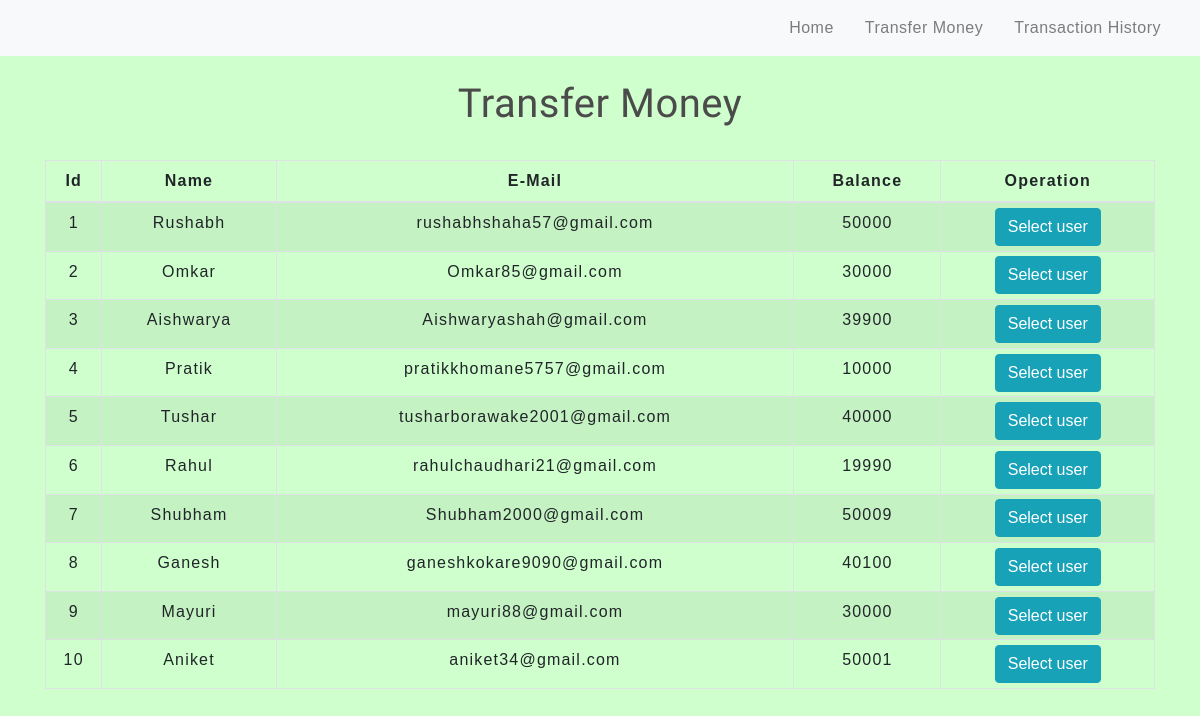
The app's page /transfermoney.php with its own data.
### tables this page shows
CREATE TABLE `users` (
  `id` int(3) NOT NULL,
  `name` text NOT NULL,
  `email` varchar(30) NOT NULL,
  `balance` int(8) NOT NULL
);

### transfermoney.php (the view, shortened to what this page needs)
<!DOCTYPE html>
<html lang="en">
<head>
    <link rel="stylesheet" href="https://maxcdn.bootstrapcdn.com/bootstrap/4.0.0/css/bootstrap.min.css">
    <link rel="stylesheet" type="text/css" href="css/table.css">
    <link rel="stylesheet" type="text/css" href="css/navbar.css">
</head>
<body>
<?php
    include 'config.php';
    $sql = "SELECT * FROM users";
    $result = mysqli_query($conn,$sql);
?>
<?php
  include 'navbar.php';
?>
<div class="container">
        <h2 class="text-center pt-4">Transfer Money</h2>
        <br>
            <div class="row">
                <div class="col">
                    <div class="table-responsive-sm">
                    <table class="table table-hover table-sm table-striped table-condensed table-bordered">
                        <thead>
                            <tr>
                            <th scope="col" class="text-center py-2">Id</th>
                            <th scope="col" class="text-center py-2">Name</th>
                            <th scope="col" class="text-center py-2">E-Mail</th>
                            <th scope="col" class="text-center py-2">Balance</th>
                            <th scope="col" class="text-center py-2">Operation</th>
                            </tr>
                        </thead>
                        <tbody>
                <?php
                    while($rows=mysqli_fetch_assoc($result)){
?>
                    <tr>
                       <td class="py-2"><?php echo $rows['id'] ?></td>
                        <td class="py-2"><?php echo $rows['name']?></td>
                        <td class="py-2"><?php echo $rows['email']?></td>
                        <td class="py-2"><?php echo $rows['balance']?></td>
                        <td><a href="selecteduserdetail.php?id= <?php echo $rows['id'] ;?>"> <button type="button" class="btn btn-info">Select user</button></a></td>
                    </tr>
                <?php
                    }
                ?>
                        </tbody>
                    </table>
                    </div>
                </div>
            </div>
         </div>
</body>
</html>

### navbar.php (shortened to what this page needs)
<nav class=" navbar navbar-expand-lg navbar-light bg-light">
      <div class="collapse navbar-collapse" id="collapsibleNavbar">
            <ul class="navbar-nav ml-auto">
              <li class="nav-item">
                <a class="nav-link" href="index.php">Home</a>
              </li>
              <li class="nav-item">
                <a class="nav-link" href="transfermoney.php">Transfer Money</a>
              </li>
              <li class="nav-item">
                <a class="nav-link" href="transactionhistory.php">Transaction History</a>
              </li>
          </div>
       </nav>

### css/table.css (style rules this page uses)
* { padding: 0; margin: 0; box-sizing: border-box; font-family: sans-serif; }
h2 { font-size: 40px; }
table { letter-spacing: 1.2px; }
td { text-align: center; }
button { border:none; background: #d9d9d9; transition: 1s; }

### css/navbar.css (style rules this page uses)
.nav-link { margin-right: 15px; color:#2f3f3a; letter-spacing: 0.5px; transition: 0.5s; }
h2 { color: #4C4B4B; letter-spacing: 0.5px; font-family: raleway; }

### transfermoney.php (style rules this page uses)
button { transition: 1.5s; }
body { background-color:#ceffcc; }

### records on screen
users: id "1", name "Rushabh", email "rushabhshaha57@gmail.com", balance "50000"
users: id "2", name "Omkar", email "Omkar85@gmail.com", balance "30000"
users: id "3", name "Aishwarya", email "Aishwaryashah@gmail.com", balance "39900"
users: id "4", name "Pratik", email "pratikkhomane5757@gmail.com", balance "10000"
users: id "5", name "Tushar", email "tusharborawake2001@gmail.com", balance "40000"
users: id "6", name "Rahul", email "rahulchaudhari21@gmail.com", balance "19990"
users: id "7", name "Shubham", email "Shubham2000@gmail.com", balance "50009"
users: id "8", name "Ganesh", email "ganeshkokare9090@gmail.com", balance "40100"
users: id "9", name "Mayuri", email "mayuri88@gmail.com", balance "30000"
users: id "10", name "Aniket", email "aniket34@gmail.com", balance "50001"
